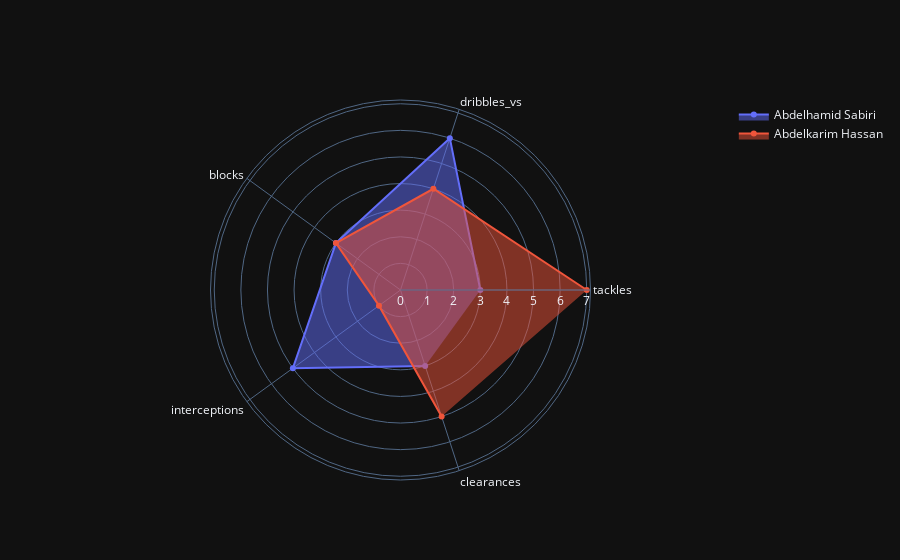

The notebook cell saved with this chart:
### Code cell
fig = go.Figure()

theta = ['tackles', 'dribbles_vs', 'blocks', 'interceptions', 'clearances']
rho1 = [int(defence_stats.loc[defence_stats['player'] == defence_stats['player'][2], attribute]) for attribute in theta]
rho2 = [int(defence_stats.loc[defence_stats['player'] == defence_stats['player'][3], attribute]) for attribute in theta]

print(rho1)

fig.add_trace(go.Scatterpolar(
    r=rho1,
    theta=theta,
    fill='toself',
    name=defence_stats['player'][2]
))
fig.add_trace(go.Scatterpolar(
    r=rho2,
    theta=theta,
    fill='toself',
    name=defence_stats['player'][3]
))

fig.show()

### Figure 1 — Plotly figure (JSON) as saved in the notebook; plotly's stock layout.template omitted (floating-point values rounded to 4 significant figures)
{"data": [{"fill": "toself", "name": "Abdelhamid Sabiri", "r": [3, 6, 3, 5, 3], "theta": ["tackles", "dribbles_vs", "blocks", "interceptions", "clearances"], "type": "scatterpolar"}, {"fill": "toself", "name": "Abdelkarim Hassan", "r": [7, 4, 3, 1, 5], "theta": ["tackles", "dribbles_vs", "blocks", "interceptions", "clearances"], "type": "scatterpolar"}], "layout": {}}
